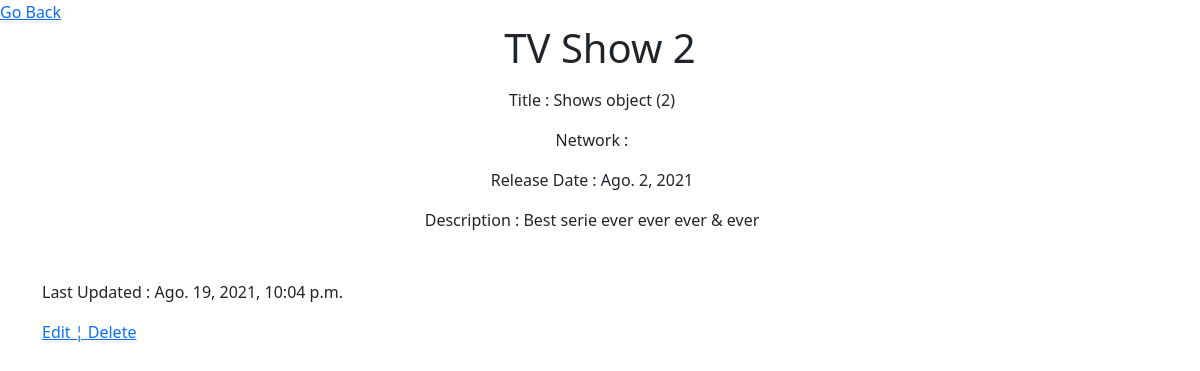
Page /shows/2 (signed in) on the committed database.
### tv_shows/models.py (models this page shows)
class Shows(models.Model):
    title = models.CharField(max_length=255)
    release_date = models.DateField()
    desc = models.TextField(default="some tv show")
    created_at = models.DateTimeField(auto_now_add = True)
    updated_at = models.DateTimeField(auto_now = True)
    objects = ShowsManager()

### tv_shows/decorators.py (the view)
    def wrapper(request, *args, **kwargs):
        if 'user' not in request.session:
            return redirect('/register')
        resp = func(request, *args,**kwargs)
        return resp

### tv_shows/views.py (called while the page is built)
@login_required
def show(request, tv_show_id):
    show = Shows.objects.get(id=tv_show_id)
    context = {
        'tv_show' : show
    }
    return render(request, 'show.html', context)

### tv_shows/templates/show.html (shortened to what this page needs)
<!DOCTYPE html>
<html lang="en">
<head>
    <link href="https://cdn.jsdelivr.net/npm/bootstrap@5.0.2/dist/css/bootstrap.min.css" rel="stylesheet">
    {% load static %}
    <link rel="stylesheet" href="{% static 'style.css' %}">
</head>
<body>
    <a href="../shows">Go Back</a>
    <div class="container">
        <div class="row text-center mb-3">
            <h1 class="mb-3 me-3"> TV Show {{ tv_show.id}}</h1>
            <div class="col mb-3 me-3">
                <p>Title : {{tv_show}}</p>
                <p>Network : {% for network in tv_show.networks.all %} {{network.name}} {% endfor %}</p>
                <p>Release Date : {{tv_show.release_date}}</p>
                <p>Description : {{tv_show.desc}} </p>
            </div>
        </div>
        <div class="row mb-3 me-3">
            <p>
                Last Updated : {{tv_show.updated_at}}
            </p>
            <p>
                <a href="{{tv_show.id}}/edit">Edit ¦ </a> <a href="{{tv_show.id}}/destroy">Delete</a>
            </p>
        </div>
    </div>
</body>
</html>

### rows in the picture
Shows: id "2", id "Shows object (2)", release_date "Ago. 2, 2021", desc "Best serie ever ever ever & ever", updated_at "Ago. 19, 2021, 10:04 p.m."
